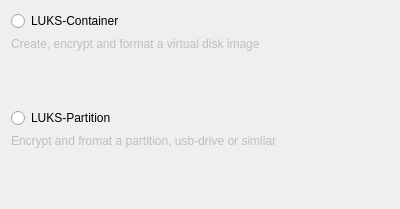
<?xml version="1.0" encoding="UTF-8"?>
<ui version="4.0">
 <class>WizardPage</class>
 <widget class="QWizardPage" name="WizardPage">
  <property name="geometry">
   <rect>
    <x>0</x>
    <y>0</y>
    <width>400</width>
    <height>209</height>
   </rect>
  </property>
  <property name="windowTitle">
   <string>WizardPage</string>
  </property>
  <layout class="QVBoxLayout" name="verticalLayout_3">
   <item>
    <layout class="QVBoxLayout" name="verticalLayout">
     <item>
      <widget class="QRadioButton" name="container">
       <property name="text">
        <string>LUKS-Container</string>
       </property>
      </widget>
     </item>
     <item>
      <widget class="QLabel" name="label">
       <property name="enabled">
        <bool>false</bool>
       </property>
       <property name="text">
        <string>Create, encrypt and format a virtual disk image</string>
       </property>
      </widget>
     </item>
    </layout>
   </item>
   <item>
    <spacer name="verticalSpacer">
     <property name="orientation">
      <enum>Qt::Vertical</enum>
     </property>
     <property name="sizeHint" stdset="0">
      <size>
       <width>20</width>
       <height>38</height>
      </size>
     </property>
    </spacer>
   </item>
   <item>
    <layout class="QVBoxLayout" name="verticalLayout_2">
     <item>
      <widget class="QRadioButton" name="partition">
       <property name="text">
        <string>LUKS-Partition</string>
       </property>
      </widget>
     </item>
     <item>
      <widget class="QLabel" name="label_2">
       <property name="enabled">
        <bool>false</bool>
       </property>
       <property name="text">
        <string>Encrypt and fromat a partition, usb-drive or similar</string>
       </property>
      </widget>
     </item>
    </layout>
   </item>
   <item>
    <spacer name="verticalSpacer_2">
     <property name="orientation">
      <enum>Qt::Vertical</enum>
     </property>
     <property name="sizeHint" stdset="0">
      <size>
       <width>20</width>
       <height>39</height>
      </size>
     </property>
    </spacer>
   </item>
  </layout>
 </widget>
 <resources/>
 <connections/>
</ui>
